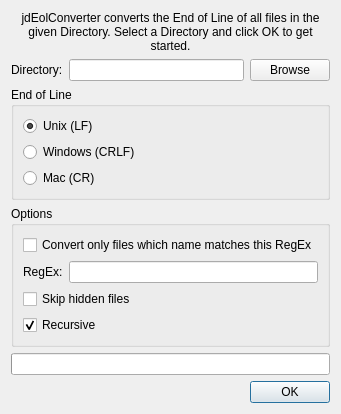
<?xml version="1.0" encoding="UTF-8"?>
<ui version="4.0">
 <class>MainWindow</class>
 <widget class="QWidget" name="MainWindow">
  <property name="geometry">
   <rect>
    <x>0</x>
    <y>0</y>
    <width>495</width>
    <height>385</height>
   </rect>
  </property>
  <property name="windowTitle">
   <string notr="true">jdEolConverter</string>
  </property>
  <layout class="QVBoxLayout" name="verticalLayout_3">
   <property name="sizeConstraint">
    <enum>QLayout::SetFixedSize</enum>
   </property>
   <item>
    <widget class="QLabel" name="label_2">
     <property name="text">
      <string>jdEolConverter converts the End of Line of all files in the given Directory. Select a Directory and click OK to get started.</string>
     </property>
     <property name="alignment">
      <set>Qt::AlignCenter</set>
     </property>
     <property name="wordWrap">
      <bool>true</bool>
     </property>
    </widget>
   </item>
   <item>
    <layout class="QHBoxLayout" name="horizontalLayout">
     <item>
      <widget class="QLabel" name="label">
       <property name="text">
        <string>Directory:</string>
       </property>
      </widget>
     </item>
     <item>
      <widget class="QLineEdit" name="edit_path"/>
     </item>
     <item>
      <widget class="QPushButton" name="button_browse">
       <property name="text">
        <string>Browse</string>
       </property>
      </widget>
     </item>
    </layout>
   </item>
   <item>
    <widget class="QGroupBox" name="groupBox">
     <property name="title">
      <string>End of Line</string>
     </property>
     <layout class="QVBoxLayout" name="verticalLayout">
      <item>
       <widget class="QRadioButton" name="rad_unix">
        <property name="text">
         <string notr="true">Unix (LF)</string>
        </property>
        <property name="shortcut">
         <string notr="true"/>
        </property>
        <property name="checked">
         <bool>true</bool>
        </property>
       </widget>
      </item>
      <item>
       <widget class="QRadioButton" name="rad_windows">
        <property name="text">
         <string notr="true">Windows (CRLF)</string>
        </property>
       </widget>
      </item>
      <item>
       <widget class="QRadioButton" name="rad_mac">
        <property name="text">
         <string notr="true">Mac (CR)</string>
        </property>
       </widget>
      </item>
     </layout>
    </widget>
   </item>
   <item>
    <widget class="QGroupBox" name="groupBox_2">
     <property name="title">
      <string>Options</string>
     </property>
     <layout class="QVBoxLayout" name="verticalLayout_2">
      <item>
       <widget class="QCheckBox" name="chk_regex">
        <property name="text">
         <string>Convert only files which name matches this RegEx</string>
        </property>
       </widget>
      </item>
      <item>
       <layout class="QHBoxLayout" name="horizontalLayout_2">
        <item>
         <widget class="QLabel" name="label_regex">
          <property name="text">
           <string>RegEx:</string>
          </property>
         </widget>
        </item>
        <item>
         <widget class="QLineEdit" name="edit_regex"/>
        </item>
       </layout>
      </item>
      <item>
       <widget class="QCheckBox" name="chk_skip_hidden">
        <property name="text">
         <string>Skip hidden files</string>
        </property>
       </widget>
      </item>
      <item>
       <widget class="QCheckBox" name="chk_recursive">
        <property name="text">
         <string>Recursive</string>
        </property>
        <property name="checked">
         <bool>true</bool>
        </property>
       </widget>
      </item>
     </layout>
    </widget>
   </item>
   <item>
    <widget class="QProgressBar" name="progress_bar">
     <property name="value">
      <number>0</number>
     </property>
     <property name="textVisible">
      <bool>true</bool>
     </property>
     <property name="format">
      <string/>
     </property>
    </widget>
   </item>
   <item>
    <widget class="QDialogButtonBox" name="button_box">
     <property name="standardButtons">
      <set>QDialogButtonBox::Ok</set>
     </property>
    </widget>
   </item>
  </layout>
 </widget>
 <resources/>
 <connections/>
</ui>
